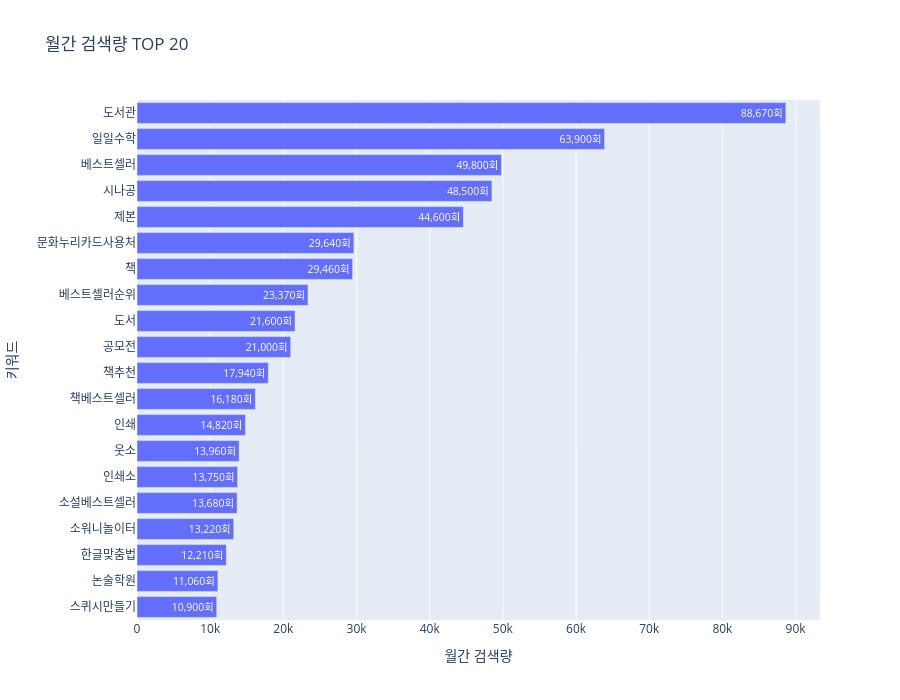

The notebook cell saved with this chart:
### Code cell
import plotly.express as px

fig = px.bar(
    top_search,
    x="search_total",
    y="keyword",
    title="월간 검색량 TOP 20",
    labels={
        "search_total": "월간 검색량",
        "keyword": "키워드"
    },
    text="search_total"
)

fig.update_layout(
    yaxis={
        "categoryorder": "total ascending"
    },
    height=700
)

fig.update_traces(
    texttemplate="%{text:,.0f}회"
)

fig.show()

### Figure 1 — Plotly figure (JSON) as saved in the notebook; plotly's stock layout.template omitted (floating-point values rounded to 4 significant figures)
{"data": [{"hovertemplate": "월간 검색량=%{text}<br>키워드=%{y}<extra></extra>", "legendgroup": "", "marker": {"color": "#636efa", "pattern": {"shape": ""}}, "name": "", "orientation": "h", "showlegend": false, "text": [88670.0, 63900.0, 49800.0, 48500.0, 44600.0, 29640.0, 29460.0, 23370.0, 21600.0, 21000.0, 17940.0, 16180.0, 14820.0, 13960.0, 13750.0, 13680.0, 13220.0, 12210.0, 11060.0, 10900.0], "textposition": "auto", "texttemplate": "%{text:,.0f}회", "type": "bar", "x": [88670.0, 63900.0, 49800.0, 48500.0, 44600.0, 29640.0, 29460.0, 23370.0, 21600.0, 21000.0, 17940.0, 16180.0, 14820.0, 13960.0, 13750.0, 13680.0, 13220.0, 12210.0, 11060.0, 10900.0], "xaxis": "x", "y": ["도서관", "일일수학", "베스트셀러", "시나공", "제본", "문화누리카드사용처", "책", "베스트셀러순위", "도서", "공모전", "책추천", "책베스트셀러", "인쇄", "웃소", "인쇄소", "소설베스트셀러", "소워니놀이터", "한글맞춤법", "논술학원", "스퀴시만들기"], "yaxis": "y"}], "layout": {"barmode": "relative", "height": 700, "legend": {"tracegroupgap": 0}, "title": {"text": "월간 검색량 TOP 20"}, "xaxis": {"anchor": "y", "domain": [0, 1], "title": {"text": "월간 검색량"}}, "yaxis": {"anchor": "x", "categoryorder": "total ascending", "domain": [0, 1], "title": {"text": "키워드"}}}}
